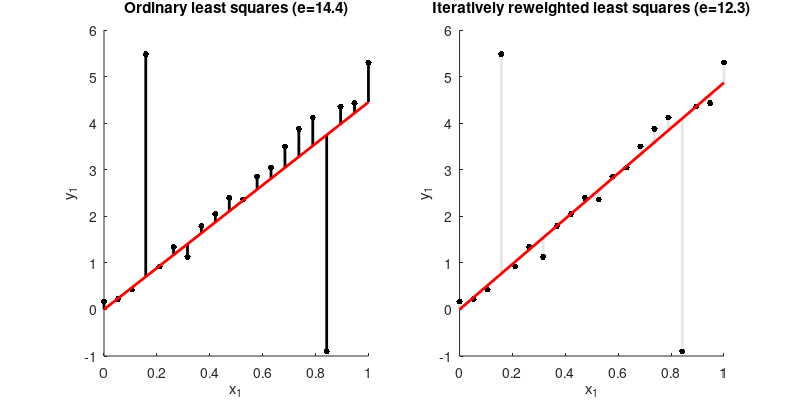

Write the MATLAB code that produced this figure.
function demo_LS_IRLS01
% Iteratively reweighted least squares (IRLS)
% 
% Copyright (c) 2015 Idiap Research Institute, http://idiap.ch/
% Written by Sylvain Calinon, http://calinon.ch/
% 
% This file is part of PbDlib, http://www.idiap.ch/software/pbdlib/
% 
% PbDlib is free software: you can redistribute it and/or modify
% it under the terms of the GNU General Public License version 3 as
% published by the Free Software Foundation.
% 
% PbDlib is distributed in the hope that it will be useful,
% but WITHOUT ANY WARRANTY; without even the implied warranty of
% MERCHANTABILITY or FITNESS FOR A PARTICULAR PURPOSE. See the
% GNU General Public License for more details.
% 
% You should have received a copy of the GNU General Public License
% along with PbDlib. If not, see <http://www.gnu.org/licenses/>.


%% Parameters
%%%%%%%%%%%%%%%%%%%%%%%%%%%%%%%%%%%%%%%%%%%%%%%%%%%%%%%%%%%%%%%%%%%%%%%%%%%
nbVarIn = 1; %Dimension of input vector
nbVarOut = 1; %Dimension of output vector
nbData = 20; %Number of observations
p = 1; %L1 norm
nbIter = 20; %Number of iterations


%% Generate data
%%%%%%%%%%%%%%%%%%%%%%%%%%%%%%%%%%%%%%%%%%%%%%%%%%%%%%%%%%%%%%%%%%%%%%%%%%%
X = repmat(linspace(0,1,nbData)',1,nbVarIn); %Input data
Y = X * 5 + randn(nbData,nbVarOut)*2E-1; %Output data (with noise) %rand(nbVarIn,nbVarOut)
Y(4,:) = Y(4,:) + 5; %Simulation of outlier
Y(17,:) = Y(17,:) - 5; %Simulation of outlier


%% Regression
%%%%%%%%%%%%%%%%%%%%%%%%%%%%%%%%%%%%%%%%%%%%%%%%%%%%%%%%%%%%%%%%%%%%%%%%%%%
%Initialization
W = eye(nbData);
A0 = X'*W*X \ X'*W * Y;
%Compute residuals of LS
r0 = 0;
for t=1:nbData
	r0 = r0 + norm(Y(t,:)-X(t,:)*A0, p);
end
	
%Iteratively reweighted least squares
for n=1:nbIter
	A = X'*W*X \ X'*W * Y;
	for t=1:nbData
		W(t,t) = abs(det(Y(t,:)-X(t,:)*A)^(p-2)); 
	end
	%Log of the residuals in IRLS
	rl(n) = 0;
	for t=1:nbData
		rl(n) = rl(n) + norm(Y(t,:)-X(t,:)*A, p);
	end
end
%Compute final residuals in IRLS
r = 0;
for t=1:nbData
	r = r + norm(Y(t,:)-X(t,:)*A, p);
end

disp(['Error with ordinary least squares               : ' num2str(r0)]);
disp(['Error with iteratively reweighted least squares : ' num2str(r)]);


%% Plot
%%%%%%%%%%%%%%%%%%%%%%%%%%%%%%%%%%%%%%%%%%%%%%%%%%%%%%%%%%%%%%%%%%%%%%%%%%%
figure('PaperPosition',[0 0 8 4],'position',[10,10,1200,500]);
%Normalize W for display purpose
W = W - min(diag(W));
W = W / max(diag(W));
i=1; j=1;
%LS
subplot(1,2,1); hold on; title(['Ordinary least squares (e=' num2str(r0,'%.1f') ')']);
for t=1:nbData
	plot([X(t,i) X(t,i)], [Y(t,j) X(t,i)*A0(i,j)], '-','linewidth',2,'color',[0 0 0]);
	plot(X(t,i), Y(t,j), '.','markersize',14,'color',[0 0 0]);
end
plot([0 1], [0 A0(i,j)], 'r-','linewidth',2);
xlabel(['x_' num2str(i)]); ylabel(['y_' num2str(j)]);
axis([0 1 -1 6]);
%IRLS
subplot(1,2,2); hold on; title(['Iteratively reweighted least squares (e=' num2str(r,'%.1f') ')']);
for t=1:nbData
	plot([X(t,i) X(t,i)], [Y(t,j) X(t,i)*A(i,j)], '-','linewidth',2,'color',ones(1,3)*(0.9-W(t,t)*0.9));
	plot(X(t,i), Y(t,j), '.','markersize',14,'color',[0 0 0]);
end
plot([0 1], [0 A(i,j)], 'r-','linewidth',2);
xlabel(['x_' num2str(i)]); ylabel(['y_' num2str(j)]);
axis([0 1 -1 6]);

% %Additional plot
% figure; hold on;
% plot(rl,'k-');
% plot([1,nbIter], [r0,r0], 'r-');
% xlabel('n'); ylabel('e');

%print('-dpng','graphs/demo_LS_IRLS01.png');
%pause;
%close all;
